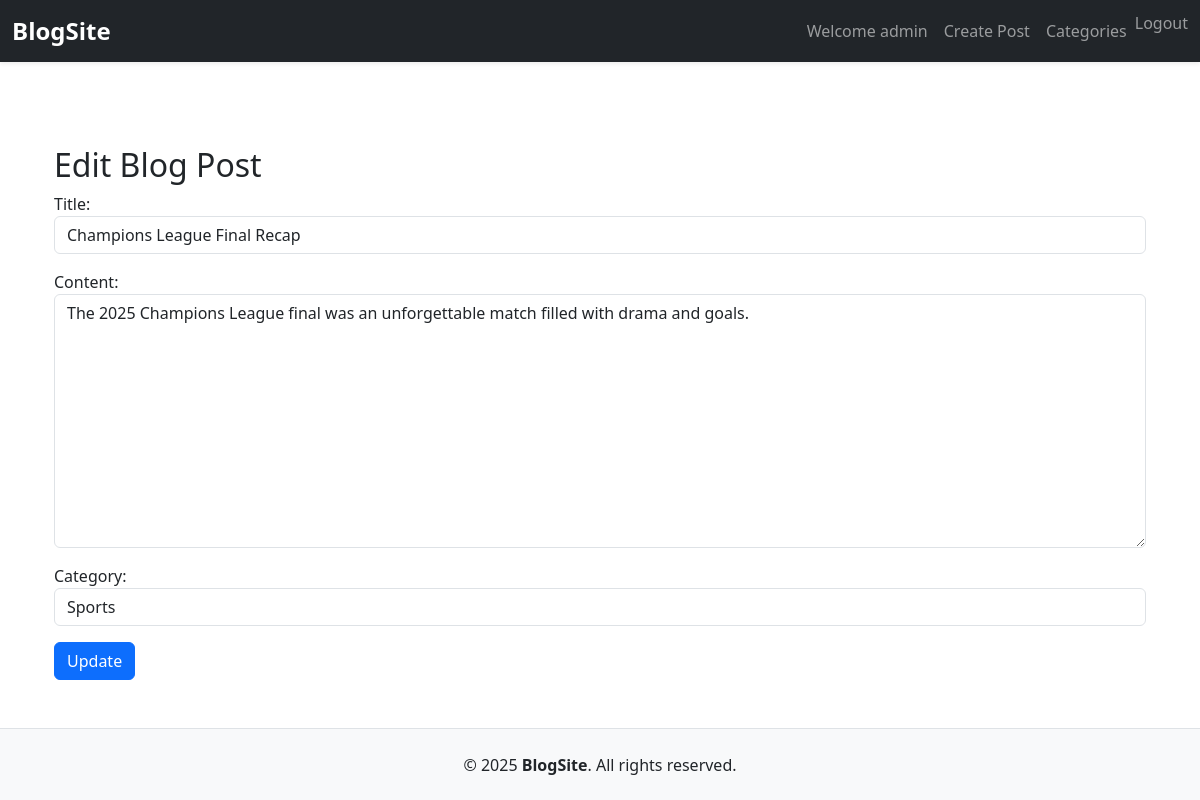
/blog/2/edit/ (signed in), run on the app's committed database.
### blogapp/models.py (models this page shows, shortened)
class Blog(models.Model):
    title = models.CharField(max_length=200)
    content = models.TextField()
    author = models.ForeignKey(User, on_delete=models.CASCADE)
    category = models.ForeignKey(Category, on_delete=models.SET_NULL, null=True)
    created_at = models.DateTimeField(auto_now_add=True)

### blogapp/views.py (the view)
# urls.py: path('blog/<int:blog_id>/edit/', views.edit_blog, name='edit_blog'),
@login_required
def edit_blog(request, blog_id):
    blog = get_object_or_404(Blog, id=blog_id, author=request.user)
    if request.method == 'POST':
        form = BlogForm(request.POST, request.FILES, instance=blog)
        if form.is_valid():
            form.save()
            return redirect('blog_detail', blog.id)
    else:
        form = BlogForm(instance=blog)
    return render(request, 'Edit_blog.html', {'form': form, 'blog': blog})

### blogapp/forms.py
class BlogForm(forms.ModelForm):
    class Meta:
        model = Blog
        fields = ['title', 'content', 'category']
        widgets = {
            'title': forms.TextInput(attrs={'class': 'form-control'}),
            'content': forms.Textarea(attrs={'class': 'form-control'}),
            'category': forms.Select(attrs={'class': 'form-control'}),
        }

### blogapp/models.py (called while the page is built)
    def __str__(self):
        return self.name

### blogapp/templates/Edit_blog.html (shortened to what this page needs)
{% extends 'base.html' %}
{% block content %}
<div class="container mt-4">
  <h2>Edit Blog Post</h2>
  <form method="post" enctype="multipart/form-data">
    {{ form.as_p }}
    <button type="submit" class="btn btn-primary">Update</button>
  </form>
</div>
{% endblock %}

### blogapp/templates/base.html (shortened to what this page needs)
<!DOCTYPE html>
<html lang="en">
<head>
    <link href="https://cdn.jsdelivr.net/npm/bootstrap@5.3.0/dist/css/bootstrap.min.css" rel="stylesheet">
</head>
<body>
<nav class="navbar navbar-expand-lg navbar-dark bg-dark shadow-sm">
    <div class="container-fluid">
        <a class="navbar-brand" href="{% url 'home' %}">BlogSite</a>
        <div class="collapse navbar-collapse justify-content-end" id="navbarNav">
            <ul class="navbar-nav">
                {% if user.is_authenticated %}
                    <li class="nav-item d-none d-lg-flex align-items-center">
                        <span class="nav-link">Welcome {{ user.username }}</span>
                    </li>
                    <li class="nav-item">
                        <a class="nav-link" href="{% url 'create_blog' %}">Create Post</a>
                    </li>
                    <li class="nav-item">
                        <a class="nav-link" href="{% url 'categories' %}">Categories</a>
                    </li>
                    <li class="nav-item">
                        <form method="post" action="{% url 'logout' %}" class="d-inline">
                            <button type="submit" class="btn btn-link nav-link" style="padding: 0;">Logout</button>
                        </form>
                    </li>
                {% endif %}
            </ul>
        </div>
    </div>
</nav>
<div class="content-wrapper container">
    {% block content %}
    {% endblock %}
</div>
<footer class="text-center py-4 mt-5">
    <p class="mb-0">&copy; 2025 <strong>BlogSite</strong>. All rights reserved.</p>
</footer>
</body>
</html>

### blogapp/templates/base.html (style rules this page uses)
.navbar-brand { font-weight: bold; font-size: 1.5rem; }
.nav-link { transition: color 0.3s ease; }
html, body { height: 100%; margin: 0; display: flex; flex-direction: column; }
.content-wrapper { flex: 1; }
footer { background-color: #f8f9fa; border-top: 1px solid #dee2e6; }
.container { padding-top: 30px; }

### data on the page
Blog: title "Champions League Final Recap", content "The 2025 Champions League final was an unforgettable match filled with drama and goals.", category "Sports"

### other printed values
{{ user.username }} "admin"
